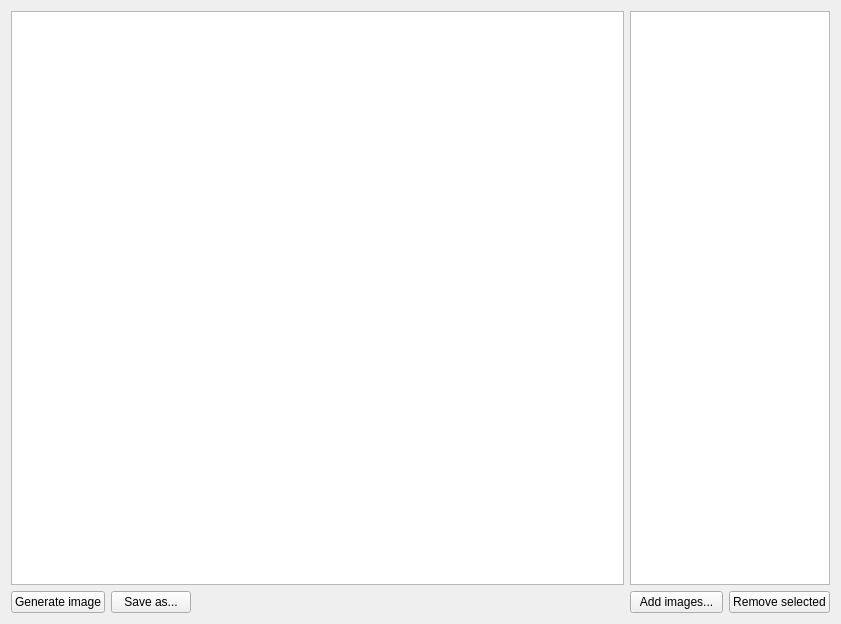
<?xml version="1.0" encoding="UTF-8"?>
<ui version="4.0">
 <class>MainWindow</class>
 <widget class="QMainWindow" name="MainWindow">
  <property name="geometry">
   <rect>
    <x>0</x>
    <y>0</y>
    <width>841</width>
    <height>624</height>
   </rect>
  </property>
  <property name="windowTitle">
   <string>ImageMedian</string>
  </property>
  <widget class="QWidget" name="centralWidget">
   <layout class="QHBoxLayout" name="horizontalLayout_3">
    <item>
     <layout class="QVBoxLayout" name="verticalLayout_2">
      <item>
       <widget class="GraphicsViewEx" name="graphicsView"/>
      </item>
      <item>
       <layout class="QHBoxLayout" name="horizontalLayout_2">
        <item>
         <widget class="QPushButton" name="generateImageBtn">
          <property name="text">
           <string>Generate image</string>
          </property>
         </widget>
        </item>
        <item>
         <widget class="QPushButton" name="saveAsBtn">
          <property name="text">
           <string>Save as...</string>
          </property>
         </widget>
        </item>
        <item>
         <spacer name="horizontalSpacer">
          <property name="orientation">
           <enum>Qt::Horizontal</enum>
          </property>
          <property name="sizeHint" stdset="0">
           <size>
            <width>40</width>
            <height>20</height>
           </size>
          </property>
         </spacer>
        </item>
       </layout>
      </item>
     </layout>
    </item>
    <item>
     <widget class="QFrame" name="">
      <property name="maximumSize">
       <size>
        <width>200</width>
        <height>16777215</height>
       </size>
      </property>
      <layout class="QVBoxLayout" name="verticalLayout">
       <property name="leftMargin">
        <number>0</number>
       </property>
       <property name="topMargin">
        <number>0</number>
       </property>
       <property name="rightMargin">
        <number>0</number>
       </property>
       <property name="bottomMargin">
        <number>0</number>
       </property>
       <item>
        <widget class="QListWidget" name="imageList">
         <property name="selectionMode">
          <enum>QAbstractItemView::MultiSelection</enum>
         </property>
        </widget>
       </item>
       <item>
        <layout class="QHBoxLayout" name="horizontalLayout">
         <item>
          <widget class="QPushButton" name="addImagesBtn">
           <property name="text">
            <string>Add images...</string>
           </property>
          </widget>
         </item>
         <item>
          <widget class="QPushButton" name="removeSelectedBtn">
           <property name="text">
            <string>Remove selected</string>
           </property>
          </widget>
         </item>
        </layout>
       </item>
      </layout>
     </widget>
    </item>
   </layout>
  </widget>
 </widget>
 <layoutdefault spacing="6" margin="11"/>
 <customwidgets>
  <customwidget>
   <class>GraphicsViewEx</class>
   <extends>QGraphicsView</extends>
   <header>graphicsviewex.h</header>
  </customwidget>
 </customwidgets>
 <resources/>
 <connections/>
</ui>
